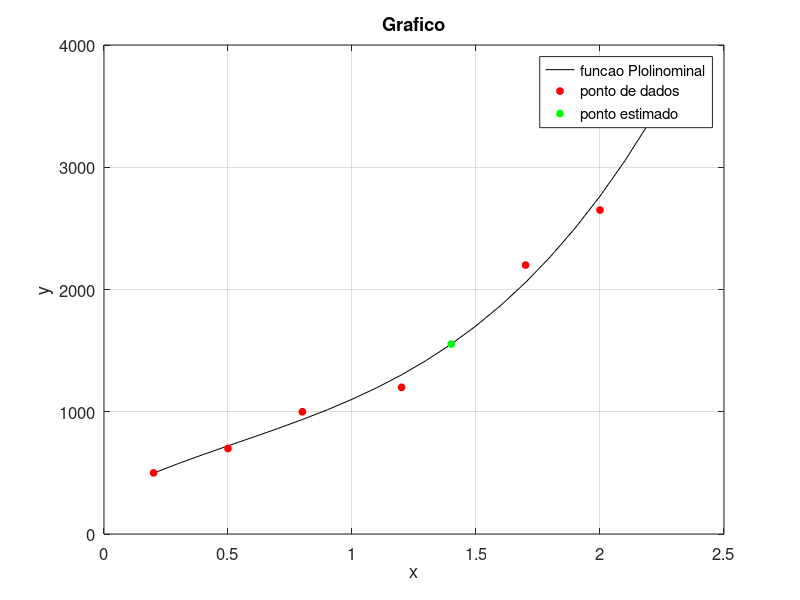

Recreate this plot in MATLAB.
function lista05()

  clc;
  m=3;
  n=7;
  x=[0.2;0.5;0.8;1.2;1.7;2;2.3];
  y=[500;700;1000;1200;2200;2650;3750];
  valor=1.4;

  [a]=regressaoPolinomial(m,n,x,y);

  A=a(:,1:end-1);
  B=a(:,end);
  gauss=A\B
  printf("\n");

  [r,r2]=calcular2(x,y,gauss,n)
  grafico(x, y, gauss,valor);

endfunction


function [a]=regressaoPolinomial(m,n,x,y)

  if n<m+1
    printf("Regressao impossivel");
    exit;
  endif

  for i=1:m+1
    for j=1:i
      k=i+j-2;
      soma=0;
      for l=1:n
        soma=soma + x(l)^k;
      endfor
      a(i,j)=soma;
      a(j,i)=soma;
    endfor
    soma=0;
    for l=1:n
      soma=soma+y(l)* x(l)^(i-1);
    endfor
    a(i,m+2) = soma;
  endfor
endfunction


function y=polinomio(valor,gauss)
  y=0;
  for i=numel(gauss):-1:1
    y = y + gauss(i)* valor.^(i-1);
  endfor

endfunction


function [r,r2]=calcular2(x,y,gauss,n)
  sr=0;
  st=0;

  for i=1:numel(x)

  sr=sr + (y(i)-polinomio(x(i),gauss))^2;
  st=st + (y(i)-mean(y))^2;

  endfor

  r2=(st-sr)/st;
  r=sqrt(r2);

endfunction


function grafico(x, y, gauss,valor)

  aux = x(1):0.1:x(end);
  auxy=zeros(size(aux));

  Y=polinomio(valor,gauss);

  for i=1:numel(aux)
    auxy(i) = polinomio(aux(i),gauss);
  endfor

    plot(aux,auxy, 'color', 'black');


    hold on;
    plot(x,y,'o', 'markersize', 5, 'color', 'r', 'markerfacecolor', 'r');
    hold off;
    hold on;
    plot(valor,Y,'o', 'markersize', 5, 'color', 'g', 'markerfacecolor', 'g');
    hold off;

    set(gca, 'fontsize', 12);
    title("Grafico");
    legend ("funcao Plolinominal", "ponto de dados","ponto estimado")
    grid on;
    xlabel("x");
    ylabel("y");

endfunction




